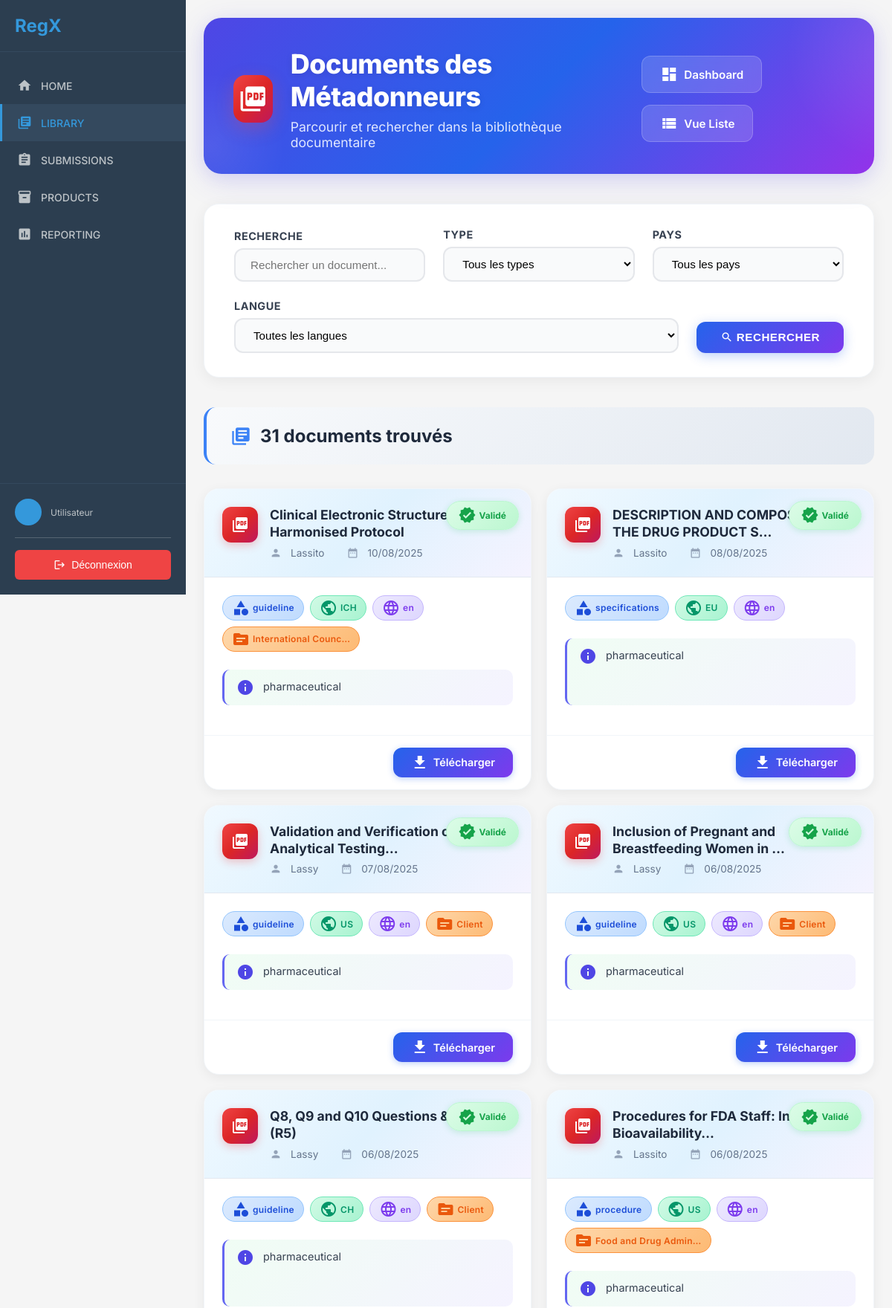
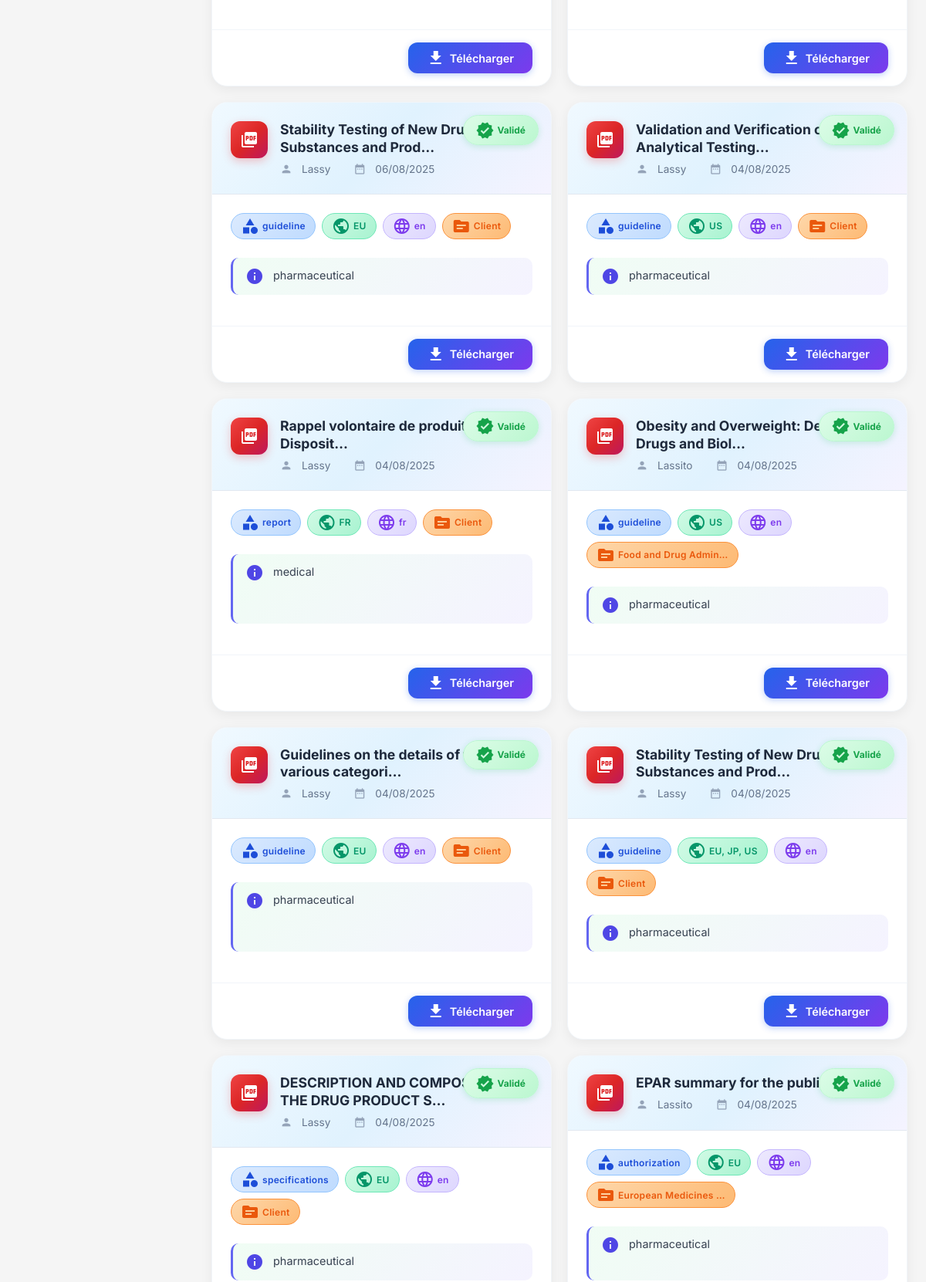
/client/library/documents/ (upper part), run on the app's committed database (2 pictures, top to bottom).
### rawdocs/models.py (models this page shows, shortened)
class RawDocument(models.Model):
    url = models.URLField(help_text="URL d'origine du PDF", blank=True)
    file = models.FileField(upload_to=pdf_upload_to, help_text="Fichier PDF téléchargé")
    created_at = models.DateTimeField(auto_now_add=True)
    owner = models.ForeignKey(
        settings.AUTH_USER_MODEL,
        on_delete=models.CASCADE,
        related_name='raw_documents',
        null=True, blank=True,
        help_text="Utilisateur qui a téléchargé ce document"
    )
    is_validated = models.BooleanField(default=False, help_text="Document validé par un métadonneur")
    validated_at = models.DateTimeField(null=True, blank=True)
    is_ready_for_expert = models.BooleanField(default=False, help_text="Document prêt pour révision expert")
    expert_ready_at = models.DateTimeField(null=True, blank=True,
                                           help_text="Date à laquelle le document est devenu prêt pour l'expert")
    total_pages = models.IntegerField(default=0, help_text="Nombre total de pages")
    pages_extracted = models.BooleanField(default=False, help_text="Pages extraites individuellement")
    title = models.TextField(blank=True, help_text="Titre du document")
    doc_type = models.CharField("Type", max_length=100, blank=True, help_text="Type du document (guide, rapport…)")
    publication_date = models.CharField(max_length=100, blank=True, help_text="Date de publication")
    version = models.CharField(max_length=50, blank=True, help_text="Version extraite")
    source = models.CharField(max_length=255, blank=True, help_text="Organisation émettrice (EMA, FDA…)")
    context = models.TextField(blank=True, help_text="Contexte extrait (2 phrases max)")
    country = models.CharField(max_length=100, blank=True, help_text="Pays détecté (GPE ou TLD)")
    language = models.CharField(max_length=10, blank=True, help_text="Langue détectée (fr, en…)")
    url_source = models.URLField(blank=True, help_text="URL d'origine pour référence")

### client/library/views.py (the view)
# urls.py: path('documents/', views.document_list, name='document_list'),
def document_list(request):
    search = request.GET.get('search', '')
    document_type = request.GET.get('type', '')
    country = request.GET.get('country', '')
    language = request.GET.get('language', '')
    validation_status = request.GET.get('status', 'validated')
    documents_qs = RawDocument.objects.select_related('owner').all()
    if validation_status == 'validated':
        documents_qs = documents_qs.filter(is_validated=True)
    elif validation_status == 'pending':
        documents_qs = documents_qs.filter(is_validated=False)
    if search:
        documents_qs = documents_qs.filter(
            Q(title__icontains=search) |
            Q(source__icontains=search) |
            Q(context__icontains=search)
        )
    if document_type:
        documents_qs = documents_qs.filter(doc_type__icontains=document_type)
    if country:
        documents_qs = documents_qs.filter(country__icontains=country)
    if language:
        documents_qs = documents_qs.filter(language__icontains=language)
    documents_qs = documents_qs.order_by('-created_at')
    paginator = Paginator(documents_qs, 20)
    page_number = request.GET.get('page')
    documents = paginator.get_page(page_number)
    document_types = RawDocument.objects.filter(is_validated=True).exclude(doc_type='').values_list('doc_type', flat=True).distinct()
    countries = RawDocument.objects.filter(is_validated=True).exclude(country='').values_list('country', flat=True).distinct()
    languages = RawDocument.objects.filter(is_validated=True).exclude(language='').values_list('language', flat=True).distinct()
    context = {
        'documents': documents,
        'document_types': document_types,
        'countries': countries,
        'languages': languages,
        'filters': {
            'search': search,
            'type': document_type,
            'country': country,
            'language': language,
            'status': validation_status,
        }
    }
    return render(request, 'client/library/document_list.html', context)

### chatbot/templatetags/chatbot_tags.py (called while the page is built)
@register.simple_tag
def chatbot_widget():
    return render_to_string('chatbot/chatbot_widget.html')

### client/library/templatetags/document_filters.py (called while the page is built)
@register.filter
def document_title(document):
    if document.title and document.title.strip():
        return document.title.strip()
    if document.file:
        clean_name = clean_filename(document.file)
        if clean_name:
            return clean_name
    return f"Document #{document.pk}"

### templates/client/library/document_list.html (shortened to what this page needs)
{% extends 'client/base.html' %}
{% load static %}
{% load document_filters %}
{% block content %}
<div class="library-container">
    <div class="page-header">
        <div class="page-header-content">
            <div class="page-header-left">
                <div class="page-header-icon">
                    <i class="material-icons">picture_as_pdf</i>
                </div>
                <div class="page-header-titles">
                    <h1>Documents des Métadonneurs</h1>
                    <p>Parcourir et rechercher dans la bibliothèque documentaire</p>
                </div>
            </div>
            <div class="dashboard-tile-links">
                <a href="{% url 'client:library:dashboard' %}" class="dashboard-tile-link">
                    <i class="material-icons">dashboard</i>
                    Dashboard
                </a>
                <a href="{% url 'client:library:document_list_horizontal' %}" class="dashboard-tile-link">
                    <i class="material-icons">view_list</i>
                    Vue Liste
                </a>
            </div>
        </div>
    </div>
    <form method="get" class="filters-bar">
        <div class="filters-col">
            <label>RECHERCHE</label>
            <input type="text" name="search" value="{{ filters.search }}" placeholder="Rechercher un document...">
        </div>
        <div class="filters-col">
            <label>TYPE</label>
            <select name="type">
                <option value="">Tous les types</option>
            </select>
        </div>
        <div class="filters-col">
            <label>PAYS</label>
            <select name="country">
                <option value="">Tous les pays</option>
            </select>
        </div>
        <div class="filters-col">
            <label>LANGUE</label>
            <select name="language">
                <option value="">Toutes les langues</option>
            </select>
        </div>
        <div class="filters-action">
            <button type="submit">
                <i class="material-icons" style="font-size:1.1em;vertical-align: middle;">search</i>
                Rechercher
            </button>
        </div>
    </form>
    <div class="results-header">
        <h2>
            <i class="material-icons">library_books</i>
            {{ documents.paginator.count }} document{{ documents.paginator.count|pluralize }} trouvé{{ documents.paginator.count|pluralize }}
        </h2>
    </div>
    {% if documents %}
    <div class="cards-list">
        {% for document in documents %}
        <div class="document-card" onclick="location.href='{% url 'client:library:document_detail' document.pk %}'">
            {% if document.is_validated or document.validated %}
            <span class="ribbon-validated">
                <i class="material-icons">verified</i> Validé
            </span>
            {% endif %}
            <div class="document-card-header">
                <div class="document-card-icon">
                    <i class="material-icons">picture_as_pdf</i>
                </div>
                <div style="flex: 1 1 0%">
                    <div class="document-card-title" title="{{ document|document_title }}">
                        {{ document|document_title|truncatechars:50 }}
                    </div>
                    <div class="document-card-metas">
                        <i class="material-icons">person</i>
                        <span>{{ document.owner.username|default:"Anonyme" }}</span>
                        <span class="w-1 h-1 rounded-full bg-gray-300" style="display:inline-block;width:6px;height:6px;"></span>
                        <i class="material-icons">date_range</i>
                        <span>{{ document.created_at|date:"d/m/Y" }}</span>
                    </div>
                </div>
            </div>
            <div class="document-card-body">
                <div class="document-card-badges">
                    {% if document.doc_type %}
                    <span class="card-badge badge-blue">
                        <i class="material-icons text-xs">category</i>
                        {{ document.doc_type|truncatechars:20 }}
                    </span>
                    {% endif %}
                    {% if document.country %}
                    <span class="card-badge badge-green">
                        <i class="material-icons text-xs">public</i>
                        {{ document.country|truncatechars:20 }}
                    </span>
                    {% endif %}
                    {% if document.language %}
                    <span class="card-badge badge-purple">
                        <i class="material-icons text-xs">language</i>
                        {{ document.language|truncatechars:20 }}
                    </span>
                    {% endif %}
                    {% if document.source %}
                    <span class="card-badge badge-orange">
                        <i class="material-icons text-xs">source</i>
                        {{ document.source|truncatechars:20 }}
                    </span>
                    {% endif %}
                </div>
                {% if document.context %}
                <div class="document-card-context">
                    <i class="material-icons text-base" style="vertical-align: middle; color:#4f46e5; margin-right: 0.5rem;">info</i>
                    <span>{{ document.context|truncatechars:100 }}</span>
                </div>
                {% endif %}
            </div>
            <div class="document-card-actions">
                <a href="{% url 'client:library:download_document' document.pk %}" onclick="event.stopPropagation();">
                    <i class="material-icons text-sm">download</i>
                    Télécharger
                </a>
            </div>
        </div>
        {% endfor %}
    </div>
    {% endif %}
</div>
{% endblock %}

### static/css/main.css (style rules this page uses)
* { margin: 0; padding: 0; box-sizing: border-box; }
body { font-family: 'Inter', sans-serif; background-color: #f5f5f5; color: #333; }

### data on the page
RawDocument: is_validated True (drawn), title "Clinical Electronic Structured Harmonised Protocol", owner.username "Lassito", created_at "10/08/2025", doc_type "guideline", country "ICH", language "en", source "International Counc…", context "pharmaceutical"
RawDocument: is_validated True (drawn), title "DESCRIPTION AND COMPOSITION OF THE DRUG PRODUCT S…", owner.username "Lassito", created_at "08/08/2025", doc_type "specifications", country "EU", language "en", context "pharmaceutical"
RawDocument: is_validated True (drawn), title "Validation and Verification of Analytical Testing…", owner.username "Lassy", created_at "07/08/2025", doc_type "guideline", country "US", language "en", source "Client", context "pharmaceutical"
RawDocument: is_validated True (drawn), title "Inclusion of Pregnant and Breastfeeding Women in …", owner.username "Lassy", created_at "06/08/2025", doc_type "guideline", country "US", language "en", source "Client", context "pharmaceutical"
RawDocument: is_validated True (drawn), title "Q8, Q9 and Q10 Questions & Answers (R5)", owner.username "Lassy", created_at "06/08/2025", doc_type "guideline", country "CH", language "en", source "Client", context "pharmaceutical"
RawDocument: is_validated True (drawn), title "Procedures for FDA Staff: In Vivo Bioavailability…", owner.username "Lassito", created_at "06/08/2025", doc_type "procedure", country "US", language "en", source "Food and Drug Admin…", context "pharmaceutical"
RawDocument: is_validated True (drawn), title "Stability Testing of New Drug Substances and Prod…", owner.username "Lassy", created_at "06/08/2025", doc_type "guideline", country "EU", language "en", source "Client", context "pharmaceutical"
RawDocument: is_validated True (drawn), title "Validation and Verification of Analytical Testing…", owner.username "Lassy", created_at "04/08/2025", doc_type "guideline", country "US", language "en", source "Client", context "pharmaceutical"
RawDocument: is_validated True (drawn), title "Rappel volontaire de produit (retrait) – Disposit…", owner.username "Lassy", created_at "04/08/2025", doc_type "report", country "FR", language "fr", source "Client", context "medical"
RawDocument: is_validated True (drawn), title "Obesity and Overweight: Developing Drugs and Biol…", owner.username "Lassito", created_at "04/08/2025", doc_type "guideline", country "US", language "en", source "Food and Drug Admin…", context "pharmaceutical"
RawDocument: is_validated True (drawn), title "Guidelines on the details of the various categori…", owner.username "Lassy", created_at "04/08/2025", doc_type "guideline", country "EU", language "en", source "Client", context "pharmaceutical"
RawDocument: is_validated True (drawn), title "Stability Testing of New Drug Substances and Prod…", owner.username "Lassy", created_at "04/08/2025", doc_type "guideline", country "EU, JP, US", language "en", source "Client", context "pharmaceutical"
RawDocument: is_validated True (drawn), title "DESCRIPTION AND COMPOSITION OF THE DRUG PRODUCT S…", owner.username "Lassy", created_at "04/08/2025", doc_type "specifications", country "EU", language "en", source "Client", context "pharmaceutical"
RawDocument: is_validated True (drawn), title "EPAR summary for the public Cinryze", owner.username "Lassito", created_at "04/08/2025", doc_type "authorization", country "EU", language "en", source "European Medicines …", context "pharmaceutical"

### other printed values
{{ documents.paginator.count }} "31"
